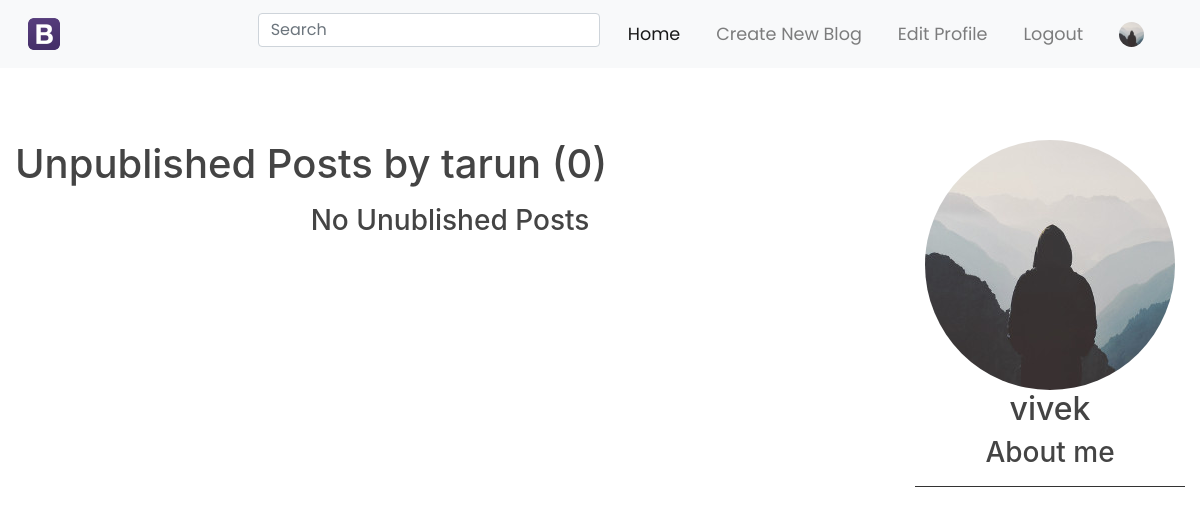
Page /user/tarun/unpublished (signed in) on the earlier database version.
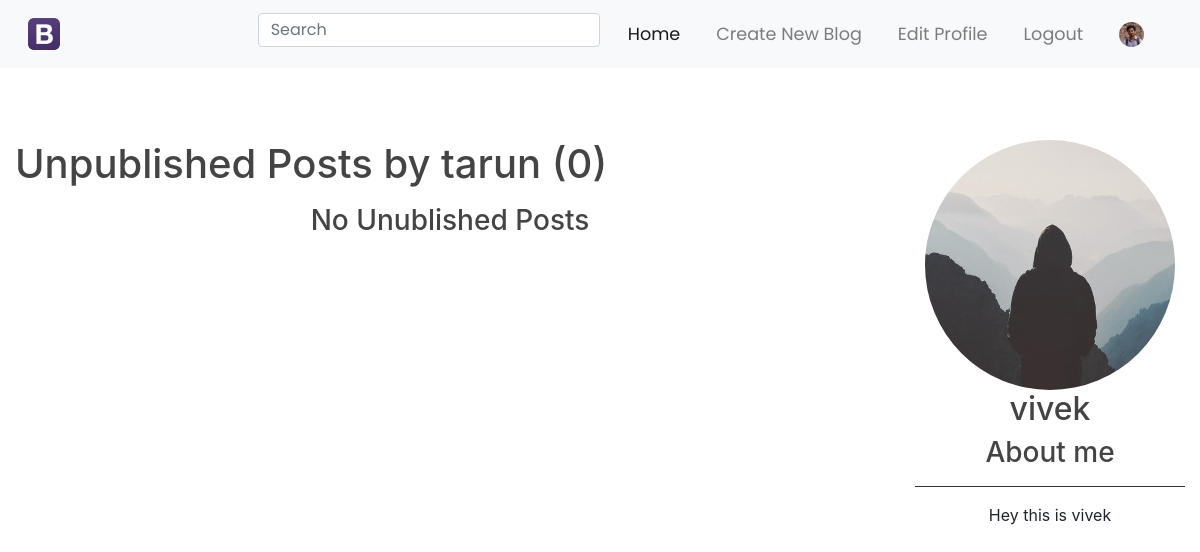
Same page on the later database version.
### flaskblog/models.py (models this page shows, shortened)
class User(db.Model, UserMixin):
    id = db.Column(db.Integer, primary_key=True)
    username = db.Column(db.String(20), unique=True, nullable=False)
    email = db.Column(db.String(120), unique=True, nullable=False)
    image_file = db.Column(db.String(20), nullable=False, default='default.jpg')
    password = db.Column(db.String(60), nullable=False)
    posts = db.relationship('Post', backref='author', lazy=True)
    aboutme = db.Column(db.String(1000))
    user_comments = db.relationship('Comment', backref='commentor', lazy=True)
    liked = db.relationship('PostLike', foreign_keys='PostLike.user_id', backref='user', lazy='dynamic')

### flaskblog/routes.py (the view)
@app.route("/user/<string:username>/unpublished")
@login_required
def unpublished_user_posts(username):
    page = request.args.get('page', 1, type=int)
    user = User.query.filter_by(username=username).first_or_404()
    posts = Post.query.filter_by(author=user, published=False) \
        .order_by(Post.date_posted.desc()) \
        .paginate(page=page, per_page=5)
    return render_template('unpublished_user_posts.html', posts=posts, user=user)

### flaskblog/models.py (called while the page is built)
@login_manager.user_loader
def load_user(user_id):
    return User.query.get(int(user_id))

### flaskblog/templates/unpublished_user_posts.html (shortened to what this page needs)
{% extends "layout.html" %}
{% block content %}
        <h1 class="mb-3">Unpublished Posts by {{ user.username }} ({{ posts.total }})</h1>
        {% if posts.total == 0 %}
            <h3 align="center">No Unublished Posts</h3>
        {% endif %}
{% endblock %}
    {% block sidebar %}
        <img class="imgsrc rounded-circle" src="{{ url_for('static', filename='profile_pics/' + user.image_file) }}">
        <h2 align="center">{{ current_user.username }}</h2>
        <h3 align="center">About me</h3>
        <hr>
        {% if current_user.aboutme %}
            <p align="center">{{ current_user.aboutme }}</p>
        {% endif %}
    {% endblock %}

### flaskblog/templates/layout.html (shortened to what this page needs)
<!DOCTYPE html>
<html>
<head>
        <link rel="stylesheet" href="https://cdnjs.cloudflare.com/ajax/libs/uikit/3.0.0-rc.21/css/uikit.min.css" />
    <link rel="stylesheet" href="https://maxcdn.bootstrapcdn.com/bootstrap/4.0.0/css/bootstrap.min.css">
    <link rel="stylesheet" type="text/css" href="{{ url_for('static', filename='style.css') }}">
    <link rel="stylesheet" href="https://cdnjs.cloudflare.com/ajax/libs/font-awesome/4.7.0/css/font-awesome.min.css">
    <header class="site-header">
        <nav class="navbar navbar-expand-md fixed-top navbar-light bg-light">
            <div class="container-fluid">
                <a class="navbar-brand" href="/"><img src="{{ url_for('static', filename= 'icons/Blogger.ico')}}"></a>
                <div class="collapse navbar-collapse" id="collapsibleNavbar">
                    <ul class="navbar-nav ml-auto ">
                         <li class="nav-item active">
                            <div class="ui-widget input-group md-form form-sm form-1 pl-0">
                             <form action="{{ url_for('search')}}" method="post"><input class="form-control my-0 py-1"  autocomplete="on" id="tag" name="tag" type="text" placeholder="Search" style="width: fit-content" aria-label="Search"></form>
                            </div>
                        </li>
                        <li class="nav-item active">
                            <a class="nav-link" href="{{ url_for('home') }}">Home</a>
                        </li>
                        {% if current_user.is_authenticated %}
                            <li class="nav-item">
                                <a class="nav-link" href="{{ url_for('new_post') }}">Create New Blog</a>
                            </li>
                            <li class="nav-item">
                                <a class="nav-link" href="{{ url_for('account') }}">Edit Profile</a>
                            </li>
                            <li class="nav-item">
                                <a class="nav-link" href="{{ url_for('logout') }}">Logout</a>
                            </li>
                            <li class="nav-item">
                                <a class="nav-link" href="{{ url_for('user_posts', username=current_user.username) }}"><img class="rounded-image" src="{{ url_for('static', filename='profile_pics/' + current_user.image_file) }}" style="border-radius: 50%;width: 25px; height: 25px; padding-top: 0"></a>
                            </li>
                        {% endif %}
                    </ul>
                </div>
            </div>
        </nav>
    </header>
</head>
<body>
    <div class="outside-header">
        <main role="main" class="container-fluid" style="padding-top: 80px;">
            <div class="row">
                 <div class="col-md-9">
                    {% block content %}{% endblock %}
                </div>
                <div class="col-md-3">
                    {% block sidebar %}{% endblock %}
                </div>
            </div>
        </main>
    </div>
</body>
</html>

Differences in the rows shown:
changed User "vivek": image_file: picture added in place of a placeholder; aboutme (not shown) → "Hey this is vivek"
